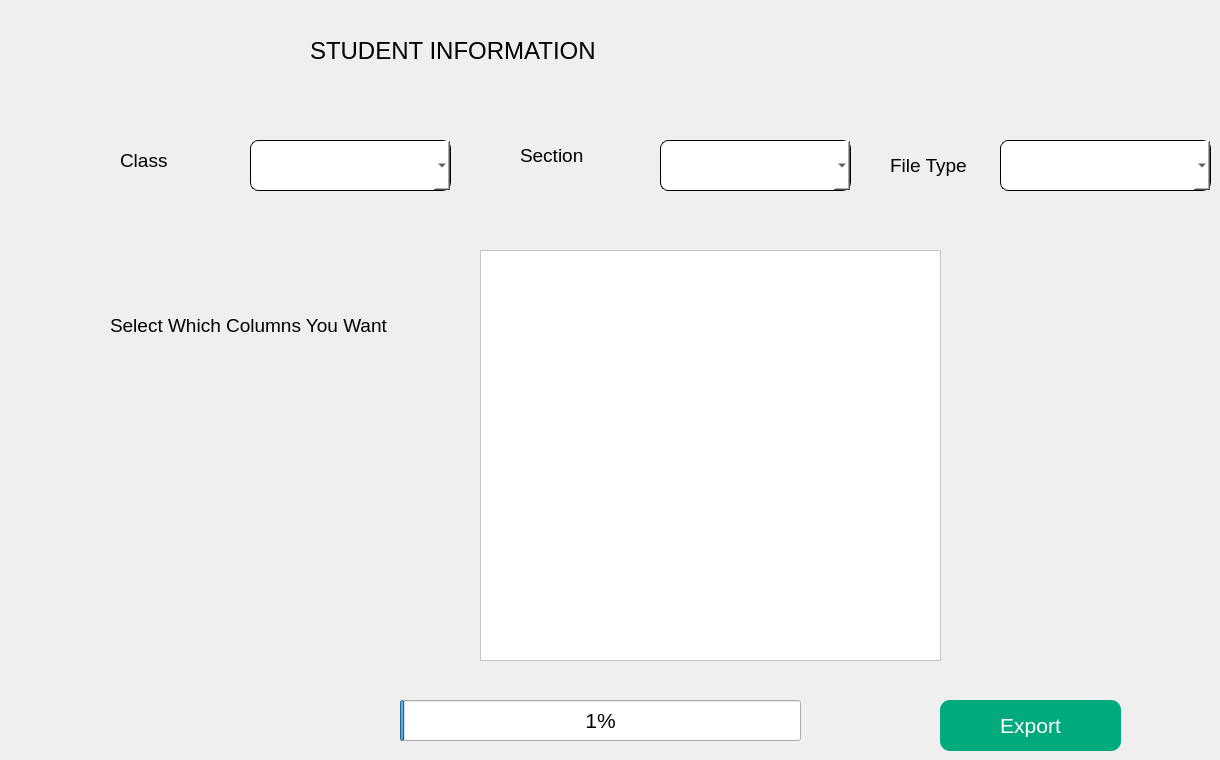
             <widget class="QWidget" name="page_8">
              <widget class="QLabel" name="label_32">
               <property name="geometry">
                <rect>
                 <x>310</x>
                 <y>20</y>
                 <width>381</width>
                 <height>61</height>
                </rect>
               </property>
               <property name="font">
                <font>
                 <pointsize>18</pointsize>
                </font>
               </property>
               <property name="text">
                <string>STUDENT INFORMATION</string>
               </property>
              </widget>
              <widget class="QPushButton" name="report_export_btn">
               <property name="geometry">
                <rect>
                 <x>940</x>
                 <y>700</y>
                 <width>181</width>
                 <height>51</height>
                </rect>
               </property>
               <property name="font">
                <font>
                 <pointsize>16</pointsize>
                </font>
               </property>
               <property name="styleSheet">
                <string notr="true">background-color: rgb(0, 170, 127);
color: rgb(255, 255, 255);
border-radius : 10;</string>
               </property>
               <property name="text">
                <string>Export</string>
               </property>
               <property name="icon">
                <iconset>
                 <normaloff>icons/export.png</normaloff>icons/export.png</iconset>
               </property>
               <property name="iconSize">
                <size>
                 <width>40</width>
                 <height>40</height>
                </size>
               </property>
              </widget>
              <widget class="QLabel" name="label_37">
               <property name="geometry">
                <rect>
                 <x>120</x>
                 <y>150</y>
                 <width>111</width>
                 <height>21</height>
                </rect>
               </property>
               <property name="font">
                <font>
                 <pointsize>14</pointsize>
                </font>
               </property>
               <property name="text">
                <string>Class</string>
               </property>
              </widget>
              <widget class="QComboBox" name="report_class">
               <property name="geometry">
                <rect>
                 <x>250</x>
                 <y>140</y>
                 <width>201</width>
                 <height>51</height>
                </rect>
               </property>
               <property name="font">
                <font>
                 <pointsize>14</pointsize>
                </font>
               </property>
               <property name="styleSheet">
                <string notr="true">background-color: rgb(255, 255, 255);
border-radius : 8px;
border-color: rgb(0, 0, 0);
border: 1px solid black;
</string>
               </property>
              </widget>
              <widget class="QLabel" name="label_38">
               <property name="geometry">
                <rect>
                 <x>520</x>
                 <y>140</y>
                 <width>111</width>
                 <height>31</height>
                </rect>
               </property>
               <property name="font">
                <font>
                 <pointsize>14</pointsize>
                </font>
               </property>
               <property name="text">
                <string>Section</string>
               </property>
              </widget>
              <widget class="QComboBox" name="report_section">
               <property name="geometry">
                <rect>
                 <x>660</x>
                 <y>140</y>
                 <width>191</width>
                 <height>51</height>
                </rect>
               </property>
               <property name="font">
                <font>
                 <pointsize>14</pointsize>
                </font>
               </property>
               <property name="styleSheet">
                <string notr="true">background-color: rgb(255, 255, 255);
border-radius : 8px;
border-color: rgb(0, 0, 0);
border: 1px solid black;
</string>
               </property>
              </widget>
              <widget class="QLabel" name="label_39">
               <property name="geometry">
                <rect>
                 <x>110</x>
                 <y>310</y>
                 <width>341</width>
                 <height>31</height>
                </rect>
               </property>
               <property name="font">
                <font>
                 <pointsize>14</pointsize>
                </font>
               </property>
               <property name="text">
                <string>Select Which Columns You Want</string>
               </property>
              </widget>
              <widget class="QProgressBar" name="report_progress">
               <property name="geometry">
                <rect>
                 <x>400</x>
                 <y>700</y>
                 <width>401</width>
                 <height>41</height>
                </rect>
               </property>
               <property name="font">
                <font>
                 <pointsize>16</pointsize>
                </font>
               </property>
               <property name="value">
                <number>1</number>
               </property>
               <property name="textVisible">
                <bool>true</bool>
               </property>
              </widget>
              <widget class="QListWidget" name="report_columns">
               <property name="geometry">
                <rect>
                 <x>480</x>
                 <y>250</y>
                 <width>461</width>
                 <height>411</height>
                </rect>
               </property>
               <property name="styleSheet">
                <string notr="true">background-color: rgb(255, 255, 255);</string>
               </property>
               <property name="resizeMode">
                <enum>QListView::Adjust</enum>
               </property>
               <property name="layoutMode">
                <enum>QListView::Batched</enum>
               </property>
               <property name="sortingEnabled">
                <bool>false</bool>
               </property>
              </widget>
              <widget class="QLabel" name="label_40">
               <property name="geometry">
                <rect>
                 <x>890</x>
                 <y>150</y>
                 <width>121</width>
                 <height>31</height>
                </rect>
               </property>
               <property name="font">
                <font>
                 <pointsize>14</pointsize>
                </font>
               </property>
               <property name="text">
                <string>File Type</string>
               </property>
              </widget>
              <widget class="QComboBox" name="report_file_type">
               <property name="geometry">
                <rect>
                 <x>1000</x>
                 <y>140</y>
                 <width>211</width>
                 <height>51</height>
                </rect>
               </property>
               <property name="font">
                <font>
                 <pointsize>14</pointsize>
                </font>
               </property>
               <property name="styleSheet">
                <string notr="true">background-color: rgb(255, 255, 255);
border-radius : 8px;
border-color: rgb(0, 0, 0);
border: 1px solid black;
</string>
               </property>
              </widget>
             </widget>
